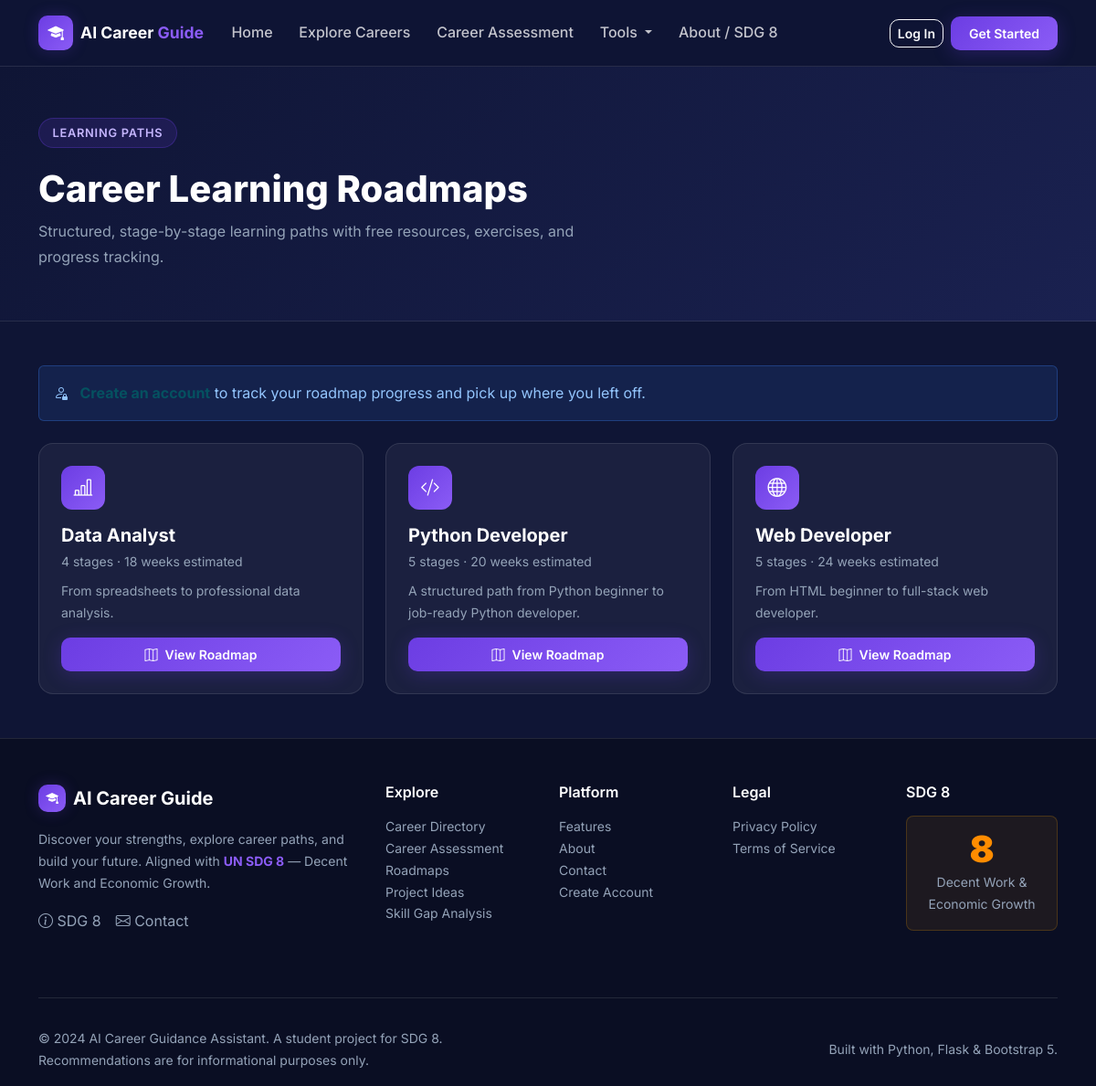
The page /roadmaps/ on the database its author committed.
### app/models.py (models this page shows, shortened)
class Career(db.Model):
    __tablename__ = "career"
    id = db.Column(db.Integer, primary_key=True)
    slug = db.Column(db.String(100), unique=True, nullable=False, index=True)
    title = db.Column(db.String(150), nullable=False)
    category = db.Column(db.String(100), nullable=False)
    description = db.Column(db.Text, nullable=False)
    short_description = db.Column(db.String(300))
    education_level = db.Column(db.String(80))
    avg_salary = db.Column(db.String(80))
    demand_level = db.Column(db.String(50))  # High / Medium / Low
    is_beginner_friendly = db.Column(db.Boolean, default=False)
    icon = db.Column(db.String(80))  # Bootstrap icon class
    entry_roles = db.Column(db.Text)   # JSON string list
    next_steps = db.Column(db.Text)    # JSON string list
    created_at = db.Column(db.DateTime, default=datetime.utcnow)
    skills = db.relationship("Skill", secondary=career_skill, backref="careers")
    roadmap = db.relationship("Roadmap", back_populates="career", uselist=False, cascade="all, delete-orphan")
    projects = db.relationship("Project", back_populates="career", cascade="all, delete-orphan")
    recommendations = db.relationship("Recommendation", back_populates="career", cascade="all, delete-orphan")

class Roadmap(db.Model):
    __tablename__ = "roadmap"
    id = db.Column(db.Integer, primary_key=True)
    career_id = db.Column(db.Integer, db.ForeignKey("career.id"), nullable=False)
    title = db.Column(db.String(200))
    description = db.Column(db.Text)
    estimated_weeks = db.Column(db.Integer)
    created_at = db.Column(db.DateTime, default=datetime.utcnow)
    career = db.relationship("Career", back_populates="roadmap")
    stages = db.relationship("RoadmapStage", back_populates="roadmap", order_by="RoadmapStage.order", cascade="all, delete-orphan")
    user_progresses = db.relationship("UserRoadmapProgress", back_populates="roadmap", cascade="all, delete-orphan")

### app/roadmaps/routes.py (the view)
@bp.route("/")
def index():
    careers_with_roadmaps = (
        Career.query
        .join(Roadmap)
        .order_by(Career.title)
        .all()
    )
    return render_template("roadmaps/index.html", careers=careers_with_roadmaps)

### app/templates/roadmaps/index.html (shortened to what this page needs)
{% extends "base.html" %}
{% block content %}
<div class="page-header">
  <div class="container">
    <div class="section-badge">Learning Paths</div>
    <h1 class="section-title mt-2">Career Learning Roadmaps</h1>
    <p class="text-muted mt-2" style="max-width:600px;">
      Structured, stage-by-stage learning paths with free resources, exercises, and progress tracking.
    </p>
  </div>
</div>
<div class="container py-5">
  {% if not current_user.is_authenticated %}
  <div class="alert alert-info mb-4">
    <i class="bi bi-person-lock me-2"></i>
    <a href="{{ url_for('auth.register') }}" class="alert-link">Create an account</a>
    to track your roadmap progress and pick up where you left off.
  </div>
  {% endif %}
  {% if careers %}
  <div class="row g-4">
    {% for career in careers %}
    <div class="col-sm-6 col-lg-4">
      <div class="career-card">
        <div class="card-body">
          <div class="career-card-icon"><i class="bi {{ career.icon or 'bi-briefcase' }}"></i></div>
          <h5 class="fw-bold mb-1">{{ career.title }}</h5>
          <div class="text-muted small mb-2">
            {{ career.roadmap.stages|length }} stages ·
            {{ career.roadmap.estimated_weeks }} weeks estimated
          </div>
          <p class="text-muted small mb-3">{{ career.roadmap.description }}</p>
          <a href="{{ url_for('roadmaps.view', career_slug=career.slug) }}" class="btn btn-accent w-100 btn-sm">
            <i class="bi bi-map me-2"></i>View Roadmap
          </a>
        </div>
      </div>
    </div>
    {% endfor %}
  </div>
  {% else %}
  <div class="glass-card text-center py-5">
    <p class="text-muted">No roadmaps available yet. Run <code>flask seed-db</code> to populate the database.</p>
  </div>
  {% endif %}
</div>
{% endblock %}

### app/static/css/main.css (style rules this page uses)
:root { --navy: #0f1535; --navy-light: #1a2150; --navy-card: #151c3d; --violet: #6c3de3; --violet-light: #8b5cf6; --violet-dark: #4c1d95; --accent: #7c3aed; --accent-glow:rgba(108,61,227,0.25); --white: #ffffff; --off-white: #f8f9ff; --text-muted: #94a3b8; --border: rgba(255,255,255,0.1); --card-bg: rgba(255,255,255,0.05); --success: #10b981; --warning: #f59e0b; --danger: #ef4444; --gradient-hero: linear-gradient(135deg, #0f1535 0%, #1a0a3d 50%, #0f1535 100%); --gradient-card: linear-gradient(135deg, rgba(108,61,227,0.15) 0%, rgba(139,92,246,0.05) 100%); }
*, *::before, *::after { box-sizing: border-box; }
html { scroll-behavior: smooth; }
body { font-family: 'Inter', -apple-system, BlinkMacSystemFont, 'Segoe UI', sans-serif; background: var(--navy); color: var(--white); line-height: 1.7; min-height: 100vh; display: flex; flex-direction: column; }
a { text-decoration: none; transition: color .2s; }
h1,h2,h3,h4,h5,h6 { font-weight: 700; line-height: 1.25; }
.text-muted { color: var(--text-muted) !important; }
.btn-accent { background: linear-gradient(135deg, var(--violet) 0%, var(--violet-light) 100%); color: var(--white); border: none; font-weight: 600; border-radius: 10px; padding: .5rem 1.25rem; transition: opacity .2s, transform .15s, box-shadow .2s; box-shadow: 0 4px 20px var(--accent-glow); }
.section-badge { display: inline-block; background: rgba(108,61,227,.15); color: #c4b5fd; border: 1px solid rgba(108,61,227,.3); padding: .3rem .9rem; border-radius: 50px; font-size: .8rem; font-weight: 600; text-transform: uppercase; letter-spacing: .06em; margin-bottom: .75rem; }
.section-title { font-size: clamp(1.6rem, 3.5vw, 2.5rem); font-weight: 800; }
.career-card { background: var(--card-bg); border: 1px solid var(--border); border-radius: 16px; overflow: hidden; transition: transform .25s, box-shadow .25s, border-color .25s; height: 100%; }
.career-card .card-body { padding: 1.5rem; }
.career-card-icon { width: 48px; height: 48px; background: linear-gradient(135deg, var(--violet) 0%, var(--violet-light) 100%); border-radius: 12px; display: flex; align-items: center; justify-content: center; font-size: 1.3rem; color: white; margin-bottom: 1rem; }
.alert-info { background: rgba(59,130,246,.12); border-color: rgba(59,130,246,.3); color: #93c5fd; }
.page-header { background: linear-gradient(135deg, var(--navy) 0%, var(--navy-light) 100%); padding: 3.5rem 0 2.5rem; border-bottom: 1px solid var(--border); }

### rows shown on the page
Career: title "Data Analyst", roadmap.stages|length "4", roadmap.estimated_weeks "18", roadmap.description "From spreadsheets to professional data analysis."
Career: title "Python Developer", roadmap.stages|length "5", roadmap.estimated_weeks "20", roadmap.description "A structured path from Python beginner to job-ready Python developer."
Career: title "Web Developer", roadmap.stages|length "5", roadmap.estimated_weeks "24", roadmap.description "From HTML beginner to full-stack web developer."

### other values the page prints
{{ now.year if now else '2024' }} "2024"
